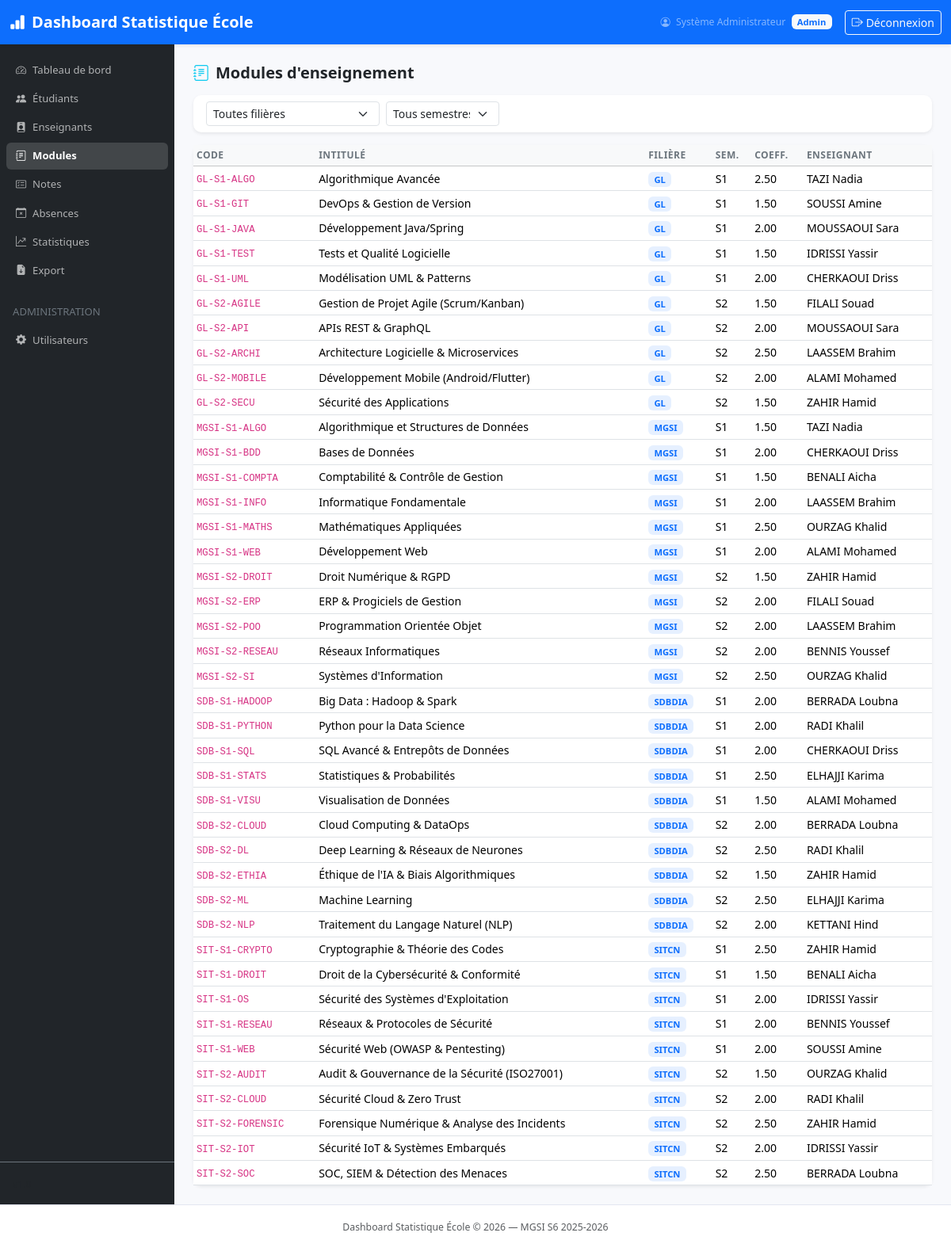
The app's page /pages/modules.php (signed in) with its own data.
### tables this page shows
CREATE TABLE `modules` (
  `id`            INT UNSIGNED AUTO_INCREMENT PRIMARY KEY,
  `code`          VARCHAR(30)  NOT NULL UNIQUE,
  `intitule`      VARCHAR(200) NOT NULL,
  `coefficient`   DECIMAL(4,2) NOT NULL DEFAULT 1.00,
  `filiere_id`    INT UNSIGNED NOT NULL,
  `semestre`      TINYINT(1)   NOT NULL DEFAULT 1,
  `enseignant_id` INT UNSIGNED,
  FOREIGN KEY (`filiere_id`)    REFERENCES `filieres`(`id`),
  FOREIGN KEY (`enseignant_id`) REFERENCES `enseignants`(`id`)
);

CREATE TABLE `filieres` (
  `id`          INT UNSIGNED AUTO_INCREMENT PRIMARY KEY,
  `code`        VARCHAR(20)  NOT NULL UNIQUE,
  `intitule`    VARCHAR(200) NOT NULL,
  `responsable` VARCHAR(150),
  `actif`       TINYINT(1) NOT NULL DEFAULT 1
);

CREATE TABLE `enseignants` (
  `id`        INT UNSIGNED AUTO_INCREMENT PRIMARY KEY,
  `matricule` VARCHAR(20)  NOT NULL UNIQUE,
  `nom`       VARCHAR(100) NOT NULL,
  `prenom`    VARCHAR(100) NOT NULL,
  `grade`     ENUM('PES','PA','PH','Vacataire') NOT NULL DEFAULT 'PA',
  `email`     VARCHAR(150),
  `actif`     TINYINT(1) NOT NULL DEFAULT 1
);

### config.php (called while the page is built, shortened)
<?php
function h(string $value): string {
    return htmlspecialchars($value, ENT_QUOTES, 'UTF-8');
}

### pages/modules.php (the view, shortened to what this page needs)
<?php
$db = getDB();
$sql = "SELECT m.*, f.code as filiere_code, ens.nom as ens_nom, ens.prenom as ens_prenom
        FROM modules m
        JOIN filieres f ON m.filiere_id = f.id
        LEFT JOIN enseignants ens ON m.enseignant_id = ens.id
        WHERE 1=1";
$p = [];
$sql .= " ORDER BY f.code, m.semestre, m.code";
$stmt = $db->prepare($sql); $stmt->execute($p);
$modules = $stmt->fetchAll();
include __DIR__ . '/../includes/header.php';
?>
<div class="d-flex justify-content-between align-items-center mb-3">
  <h5 class="mb-0 fw-bold"><i class="bi bi-journal-text me-2 text-info"></i>Modules d'enseignement</h5>
</div>
<div class="card mb-3 border-0 shadow-sm">
  <div class="card-body py-2">
    <form method="GET" class="row g-2">
      <div class="col-md-3">
        <select name="filiere" class="form-select form-select-sm" onchange="this.form.submit()">
          <option value="">Toutes filières</option>
        </select>
      </div>
      <div class="col-md-2">
        <select name="semestre" class="form-select form-select-sm" onchange="this.form.submit()">
          <option value="">Tous semestres</option>
        </select>
      </div>
    </form>
  </div>
</div>
<div class="card border-0 shadow-sm">
  <div class="card-body p-0">
    <table class="table table-hover table-sm mb-0">
      <thead class="table-light">
        <tr><th>Code</th><th>Intitulé</th><th>Filière</th><th>Sem.</th><th>Coeff.</th><th>Enseignant</th></tr>
      </thead>
      <tbody>
        <?php foreach ($modules as $m): ?>
        <tr>
          <td><code><?= h($m['code']) ?></code></td>
          <td><?= h($m['intitule']) ?></td>
          <td><span class="badge bg-primary bg-opacity-10 text-primary"><?= h($m['filiere_code']) ?></span></td>
          <td>S<?= $m['semestre'] ?></td>
          <td><?= $m['coefficient'] ?></td>
          <td><?= $m['ens_nom'] ? h($m['ens_nom'] . ' ' . $m['ens_prenom']) : '<span class="text-muted">—</span>' ?></td>
        </tr>
        <?php endforeach; ?>
      </tbody>
    </table>
  </div>
</div>
<?php include __DIR__ . '/../includes/footer.php'; ?>

### css/style.css (style rules this page uses)
:root { --sidebar-width: 220px; --primary: #4e73df; --success: #1cc88a; --info: #36b9cc; --warning: #f6c23e; --danger: #e74a3b; }
body { font-size: 0.875rem; background-color: #f8f9fc; }
.card { border-radius: 10px; }
.table th { font-size: 0.75rem; text-transform: uppercase; letter-spacing: 0.04em; color: #6c757d; font-weight: 600; }
.table td { vertical-align: middle; }
.badge { font-size: 0.7rem; font-weight: 600; }

### records on screen
modules: code "GL-S1-ALGO", intitule "Algorithmique Avancée", filiere.code "GL", semestre "1", coefficient "2.50", enseignant.prenom "TAZI Nadia"
modules: code "GL-S1-GIT", intitule "DevOps & Gestion de Version", filiere.code "GL", semestre "1", coefficient "1.50", enseignant.prenom "SOUSSI Amine"
modules: code "GL-S1-JAVA", intitule "Développement Java/Spring", filiere.code "GL", semestre "1", coefficient "2.00", enseignant.prenom "MOUSSAOUI Sara"
modules: code "GL-S1-TEST", intitule "Tests et Qualité Logicielle", filiere.code "GL", semestre "1", coefficient "1.50", enseignant.prenom "IDRISSI Yassir"
modules: code "GL-S1-UML", intitule "Modélisation UML & Patterns", filiere.code "GL", semestre "1", coefficient "2.00", enseignant.prenom "CHERKAOUI Driss"
modules: code "GL-S2-AGILE", intitule "Gestion de Projet Agile (Scrum/Kanban)", filiere.code "GL", semestre "2", coefficient "1.50", enseignant.prenom "FILALI Souad"
modules: code "GL-S2-API", intitule "APIs REST & GraphQL", filiere.code "GL", semestre "2", coefficient "2.00", enseignant.prenom "MOUSSAOUI Sara"
modules: code "GL-S2-ARCHI", intitule "Architecture Logicielle & Microservices", filiere.code "GL", semestre "2", coefficient "2.50", enseignant.prenom "LAASSEM Brahim"
modules: code "GL-S2-MOBILE", intitule "Développement Mobile (Android/Flutter)", filiere.code "GL", semestre "2", coefficient "2.00", enseignant.prenom "ALAMI Mohamed"
modules: code "GL-S2-SECU", intitule "Sécurité des Applications", filiere.code "GL", semestre "2", coefficient "1.50", enseignant.prenom "ZAHIR Hamid"
modules: code "MGSI-S1-ALGO", intitule "Algorithmique et Structures de Données", filiere.code "MGSI", semestre "1", coefficient "1.50", enseignant.prenom "TAZI Nadia"
modules: code "MGSI-S1-BDD", intitule "Bases de Données", filiere.code "MGSI", semestre "1", coefficient "2.00", enseignant.prenom "CHERKAOUI Driss"
modules: code "MGSI-S1-COMPTA", intitule "Comptabilité & Contrôle de Gestion", filiere.code "MGSI", semestre "1", coefficient "1.50", enseignant.prenom "BENALI Aicha"
modules: code "MGSI-S1-INFO", intitule "Informatique Fondamentale", filiere.code "MGSI", semestre "1", coefficient "2.00", enseignant.prenom "LAASSEM Brahim"
modules: code "MGSI-S1-MATHS", intitule "Mathématiques Appliquées", filiere.code "MGSI", semestre "1", coefficient "2.50", enseignant.prenom "OURZAG Khalid"
modules: code "MGSI-S1-WEB", intitule "Développement Web", filiere.code "MGSI", semestre "1", coefficient "2.00", enseignant.prenom "ALAMI Mohamed"
modules: code "MGSI-S2-DROIT", intitule "Droit Numérique & RGPD", filiere.code "MGSI", semestre "2", coefficient "1.50", enseignant.prenom "ZAHIR Hamid"
modules: code "MGSI-S2-ERP", intitule "ERP & Progiciels de Gestion", filiere.code "MGSI", semestre "2", coefficient "2.00", enseignant.prenom "FILALI Souad"
modules: code "MGSI-S2-POO", intitule "Programmation Orientée Objet", filiere.code "MGSI", semestre "2", coefficient "2.00", enseignant.prenom "LAASSEM Brahim"
modules: code "MGSI-S2-RESEAU", intitule "Réseaux Informatiques", filiere.code "MGSI", semestre "2", coefficient "2.00", enseignant.prenom "BENNIS Youssef"
modules: code "MGSI-S2-SI", intitule "Systèmes d'Information", filiere.code "MGSI", semestre "2", coefficient "2.50", enseignant.prenom "OURZAG Khalid"
modules: code "SDB-S1-HADOOP", intitule "Big Data : Hadoop & Spark", filiere.code "SDBDIA", semestre "1", coefficient "2.00", enseignant.prenom "BERRADA Loubna"
modules: code "SDB-S1-PYTHON", intitule "Python pour la Data Science", filiere.code "SDBDIA", semestre "1", coefficient "2.00", enseignant.prenom "RADI Khalil"
modules: code "SDB-S1-SQL", intitule "SQL Avancé & Entrepôts de Données", filiere.code "SDBDIA", semestre "1", coefficient "2.00", enseignant.prenom "CHERKAOUI Driss"
modules: code "SDB-S1-STATS", intitule "Statistiques & Probabilités", filiere.code "SDBDIA", semestre "1", coefficient "2.50", enseignant.prenom "ELHAJJI Karima"
modules: code "SDB-S1-VISU", intitule "Visualisation de Données", filiere.code "SDBDIA", semestre "1", coefficient "1.50", enseignant.prenom "ALAMI Mohamed"
modules: code "SDB-S2-CLOUD", intitule "Cloud Computing & DataOps", filiere.code "SDBDIA", semestre "2", coefficient "2.00", enseignant.prenom "BERRADA Loubna"
modules: code "SDB-S2-DL", intitule "Deep Learning & Réseaux de Neurones", filiere.code "SDBDIA", semestre "2", coefficient "2.50", enseignant.prenom "RADI Khalil"
modules: code "SDB-S2-ETHIA", intitule "Éthique de l'IA & Biais Algorithmiques", filiere.code "SDBDIA", semestre "2", coefficient "1.50", enseignant.prenom "ZAHIR Hamid"
modules: code "SDB-S2-ML", intitule "Machine Learning", filiere.code "SDBDIA", semestre "2", coefficient "2.50", enseignant.prenom "ELHAJJI Karima"
modules: code "SDB-S2-NLP", intitule "Traitement du Langage Naturel (NLP)", filiere.code "SDBDIA", semestre "2", coefficient "2.00", enseignant.prenom "KETTANI Hind"
modules: code "SIT-S1-CRYPTO", intitule "Cryptographie & Théorie des Codes", filiere.code "SITCN", semestre "1", coefficient "2.50", enseignant.prenom "ZAHIR Hamid"
modules: code "SIT-S1-DROIT", intitule "Droit de la Cybersécurité & Conformité", filiere.code "SITCN", semestre "1", coefficient "1.50", enseignant.prenom "BENALI Aicha"
modules: code "SIT-S1-OS", intitule "Sécurité des Systèmes d'Exploitation", filiere.code "SITCN", semestre "1", coefficient "2.00", enseignant.prenom "IDRISSI Yassir"
modules: code "SIT-S1-RESEAU", intitule "Réseaux & Protocoles de Sécurité", filiere.code "SITCN", semestre "1", coefficient "2.00", enseignant.prenom "BENNIS Youssef"
modules: code "SIT-S1-WEB", intitule "Sécurité Web (OWASP & Pentesting)", filiere.code "SITCN", semestre "1", coefficient "2.00", enseignant.prenom "SOUSSI Amine"
modules: code "SIT-S2-AUDIT", intitule "Audit & Gouvernance de la Sécurité (ISO27001)", filiere.code "SITCN", semestre "2", coefficient "1.50", enseignant.prenom "OURZAG Khalid"
modules: code "SIT-S2-CLOUD", intitule "Sécurité Cloud & Zero Trust", filiere.code "SITCN", semestre "2", coefficient "2.00", enseignant.prenom "RADI Khalil"
modules: code "SIT-S2-FORENSIC", intitule "Forensique Numérique & Analyse des Incidents", filiere.code "SITCN", semestre "2", coefficient "2.50", enseignant.prenom "ZAHIR Hamid"
modules: code "SIT-S2-IOT", intitule "Sécurité IoT & Systèmes Embarqués", filiere.code "SITCN", semestre "2", coefficient "2.00", enseignant.prenom "IDRISSI Yassir"
modules: code "SIT-S2-SOC", intitule "SOC, SIEM & Détection des Menaces", filiere.code "SITCN", semestre "2", coefficient "2.50", enseignant.prenom "BERRADA Loubna"

### other values on screen
APP_NAME "Dashboard Statistique École"
$_SESSION['nom'] "Système Administrateur"
getUserRole() "Admin"
$label "Tableau de bord Étudiants Enseignants Modules Notes Absences Statistiques Export Utilisateurs"
